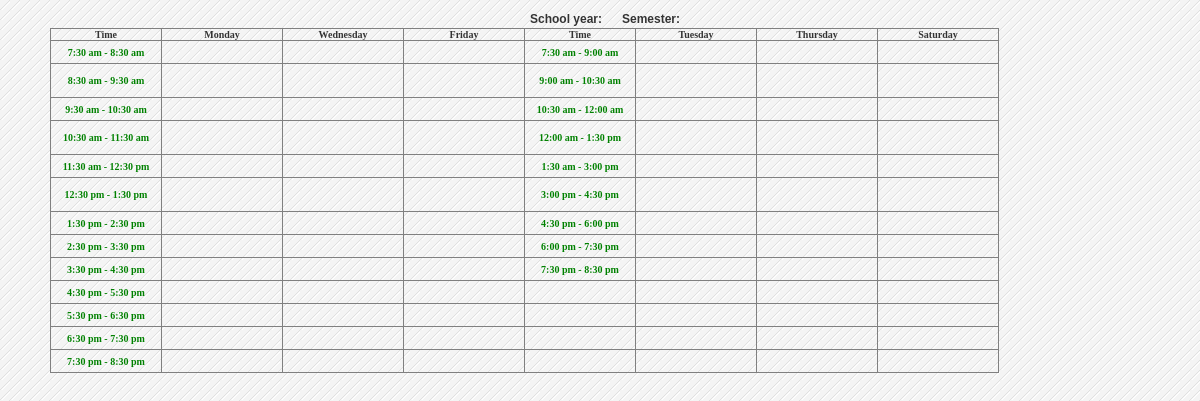
The page /admin/preview.php on the database as committed earlier.
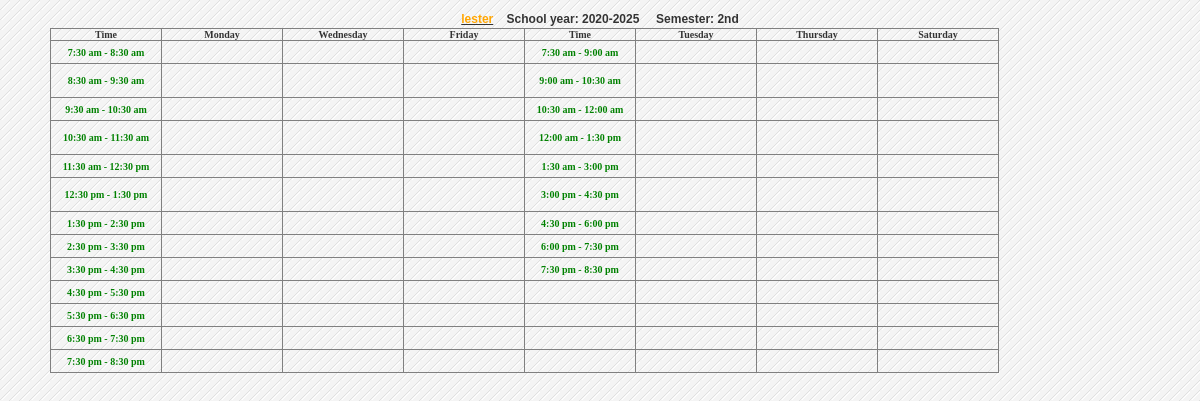
The same page on the database as committed later.
### tables this page shows
CREATE TABLE `schedule` (
  `schedule_id` int(11) NOT NULL,
  `semester` varchar(10) NOT NULL,
  `sy` varchar(20) NOT NULL,
  `CYS` varchar(100) NOT NULL,
  `subject` varchar(50) NOT NULL,
  `teacher` varchar(50) NOT NULL,
  `room` varchar(20) NOT NULL,
  `day` varchar(100) NOT NULL,
  `time` varchar(20) NOT NULL,
  `time_end` varchar(50) NOT NULL,
  `type` varchar(20) NOT NULL,
  `day1` varchar(20) NOT NULL
);

### admin/preview.php (the view, shortened to what the changed rows need)
<?php include('./connection/dbcon.php');
include('./components/header.php');
 ?>
 <div class="wrapper_print">
 <?php
$semester=$_POST['semester'];
$sy=$_POST['sy'];
$search_query_all=mysqli_query($conn,"select * from schedule where teacher like '%$teacher%' and semester like '%$semester%' and sy like '%$sy%'")or die(mysqli_error());
$search_query1=mysqli_query($conn,"select * from schedule where teacher like '%$teacher%' and semester like '%$semester%' and sy like '%$sy%'")or die(mysqli_error());
$row=mysqli_fetch_assoc($search_query1);
?>
 <u>
<h5 align="center">
 <font color="Orange"><?php echo $row['teacher'];  ?></font></u>&nbsp;&nbsp;&nbsp;&nbsp;School year:&nbsp;<?php echo $row['sy']; ?>&nbsp;&nbsp;&nbsp;&nbsp;
Semester:&nbsp;<?php echo $row['semester']; ?>
<table border="1">
  <thead>
    <tr>
      <th><font size="1">Time</font></th>
      <th><font size="1">Monday</font></th>
      <th><font size="1">Wednesday</font></th>
      <th><font size="1">Friday</font></th>
      <th><font size="1">Time</font></th>
      <th><font size="1">Tuesday</font></th>
      <th><font size="1">Thursday</font></th>
      <th><font size="1">Saturday</font></th>
    </tr>
  </thead>
  </table>
  </div>
  </html>

Rows that differ between the two databases and show on the page:
added schedule: teacher "lester", sy "2020-2025", semester "2nd"
